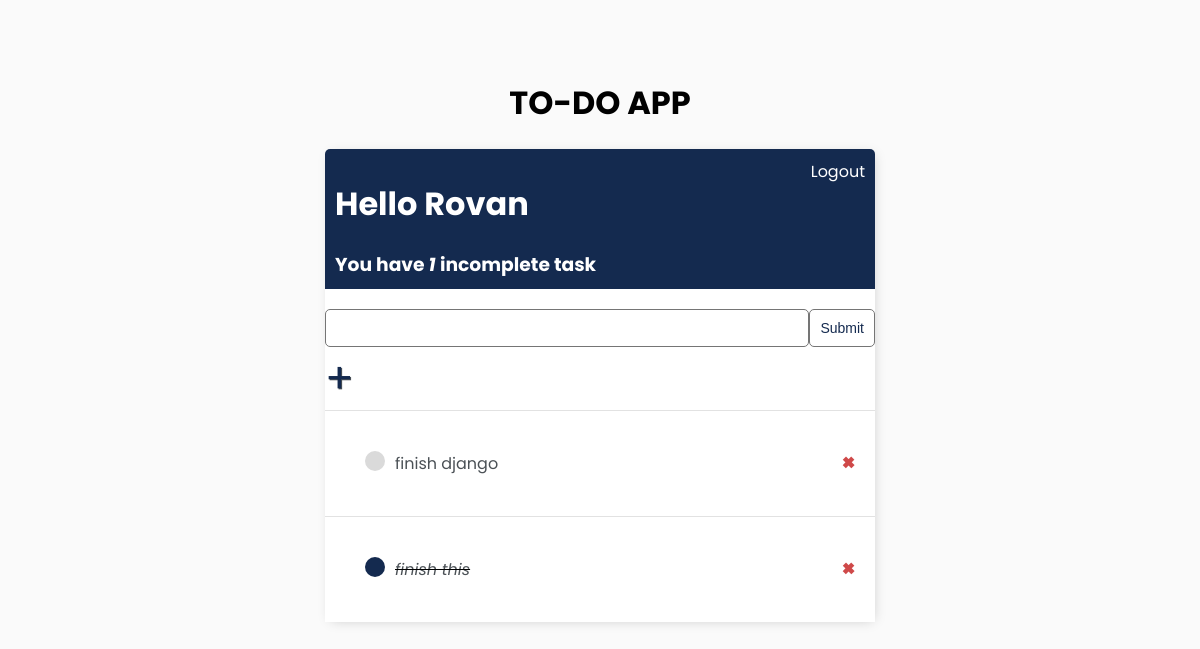
Before: / (signed in) with the older database file.
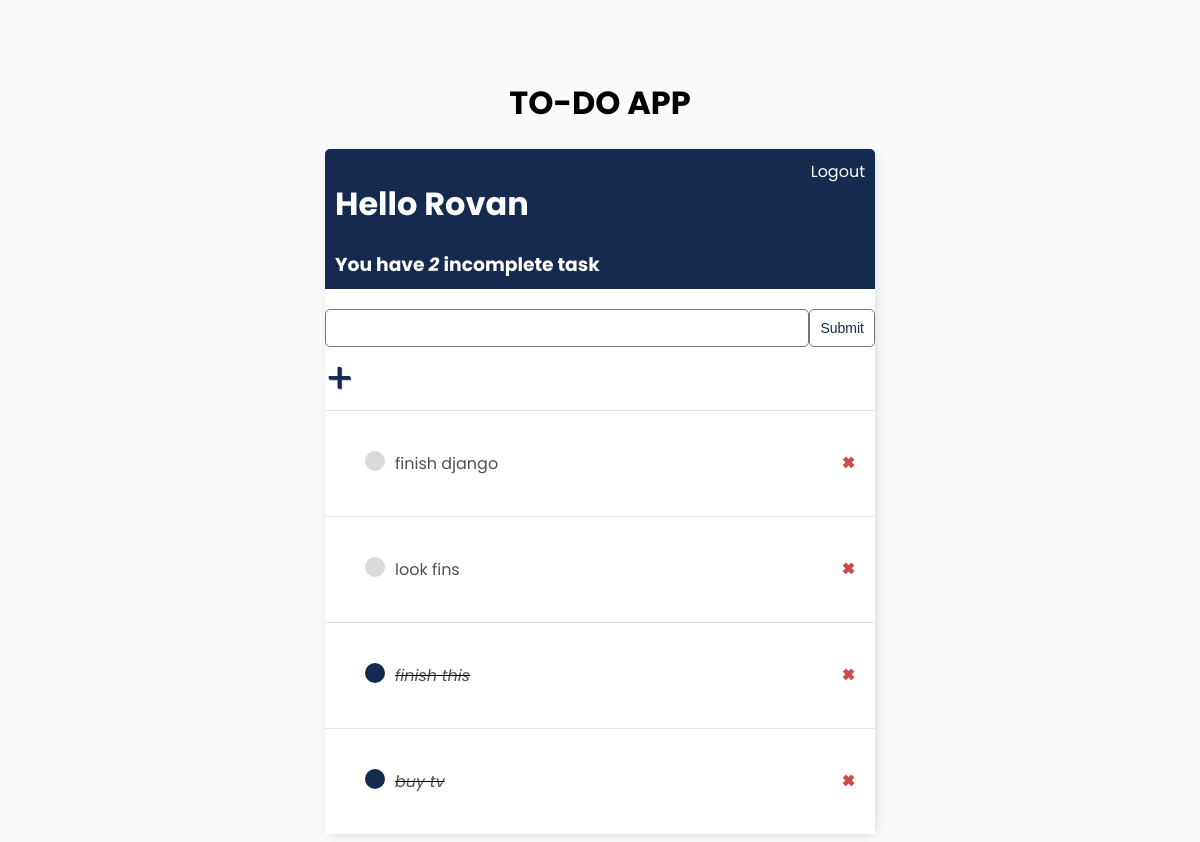
After: the same page with the newer database file.
### core/models.py (models this page shows)
class Task(models.Model):
    user = models.ForeignKey(User, on_delete=models.CASCADE, null=True, blank=True)
    title = models.CharField(max_length = 250)
    description = models.TextField(null=True, blank=True)
    complete = models.BooleanField(default=False)
    create = models.DateTimeField(auto_now_add=True)
    def __str__(self):
        return self.title
    class Meta:
        ordering = ['complete']

### core/views.py (the view)
# urls.py: path('', Task_List.as_view(), name="tasks"),
class Task_List(LoginRequiredMixin, ListView):
    model = Task
    context_object_name = 'tasks'
    def get_context_data(self, **kwargs):
        context = super().get_context_data(**kwargs)
        context['tasks'] = context['tasks'].filter(user=self.request.user)
        context['count'] = context['tasks'].filter(complete=False).count()
        search_input = self.request.GET.get('search-area') or ''
        if search_input:
            context['tasks'] = context['tasks'].filter(
                title__icontains=search_input)
        context['search_input'] = search_input
        return context

### core/templates/core/task_list.html
{% extends 'core/main.html' %}
{% block content %}
<div class="header">
    <div>
        <h1> Hello {{ request.user| title}} </h1>
        <h3 style="margin: 0;">You have <i> {{ count }} </i> incomplete task</h3>
    </div>
    {% if request.user.is_authenticated %}
       <a href="{% url 'logout' %}"> Logout</a>
    {% else %}
        <a href="{% url 'login' %}"> Login </a>
    {% endif %}
</div>
<div class="search-add-wrapper">
    <form method="get" style="margin-top: 20px; display: flex;">
        <input type="text" name="search-area" value="{{search_input}}">
        <input class="button" type="submit" name="search">
    </form>
    <a id="add-link" href="{% url 'task-create' %}">&#x2b;</a>
</div>
<div class="task-items-wrapper">
   {% for task in tasks %}
   <div class="task-wrapper">
       {% if task.complete %}
       <div class="task-title">
           <div class="task-complete-icon"></div>
           <i><s><a href="{% url 'task-update' task.id%}"> {{task}} </a></s></i>
       </div>
       <a class="delete-link"  href="{% url 'task-delete' task.id%}">&#215;</a>
       {% else %}
       <div class="task-title">
        <div class="task-incomplete-icon"></div>
        <a href="{% url 'task-update' task.id%}"> {{task}} </a>
    </div>
    <a class="delete-link"  href="{% url 'task-delete' task.id%}">&#215;</a>
       {% endif %}
   </div>
   {% empty %}
   <h3> No items in the list</h3>
   {% endfor %}
</div>
{% endblock %}

### core/templates/core/main.html (shortened to what this page needs)
<!DOCTYPE html>
<html lang="en">
<head>
</head>
<body>
    <h1 style="text-align: center;">
        TO-DO APP
    </h1>
    <div class="container">
        {% block content %}
        {% endblock %}
    </div>
</body>
</html>

### core/templates/core/main.html (style rules this page uses)
body { background-color: #fafafa; font-family: 'Poppins', sans-serif; padding-top: 50px; }
a,p { color: #4b5156; }
.container { max-width: 550px; margin: auto; background-color: #fff; box-shadow: 2px 2px 13px -4px rgba(0, 0, 0, 0.21); border-radius: 5px; }
.header { display: flex; justify-content: space-between; color: #fff; padding: 10px; border-radius: 5px 5px 0 0; background: #142a4f; }
.header a { color: #fff; text-decoration: none; }
.task-wrapper { display: flex; align-items: center; justify-content: space-between; padding: 20px; background-color: #fff; border-top: 1px solid rgb(226,226,226); }
.task-title { display: flex; padding: 20px; }
.task-title a { text-decoration: none; color: #4b5156; margin-left: 10px; }
.task-complete-icon { height: 20px; width: 20px; background-color: #142a4f; border-radius: 50%; }
.task-incomplete-icon { height: 20px; width: 20px; background-color: rgb(218, 218, 218); border-radius: 50%; }
.delete-link { text-decoration: none; font-weight: 900; color: #cf4949; font-size: 22px; line-height: 0; padding: 20px 0px; }
#add-link { color: #142a4f; text-decoration: none; font-size: 42px; text-shadow: 1px 1px #4b5156; }
input[type=text], input[type=password], textarea { border: 1px solid #757575; border-radius: 5px; padding: 10px; width: 90%; }
.button { border: 1px solid #757575; background-color: #FFF; color: #142a4f; padding: 10px; font-size: 14px; border-radius: 5px; cursor: pointer; text-decoration: none; }

Changed rows visible on the page:
added Task: title "look fins"
added Task: title "buy tv"
Other visible differences:
{{ count }}: "1" → "2"
